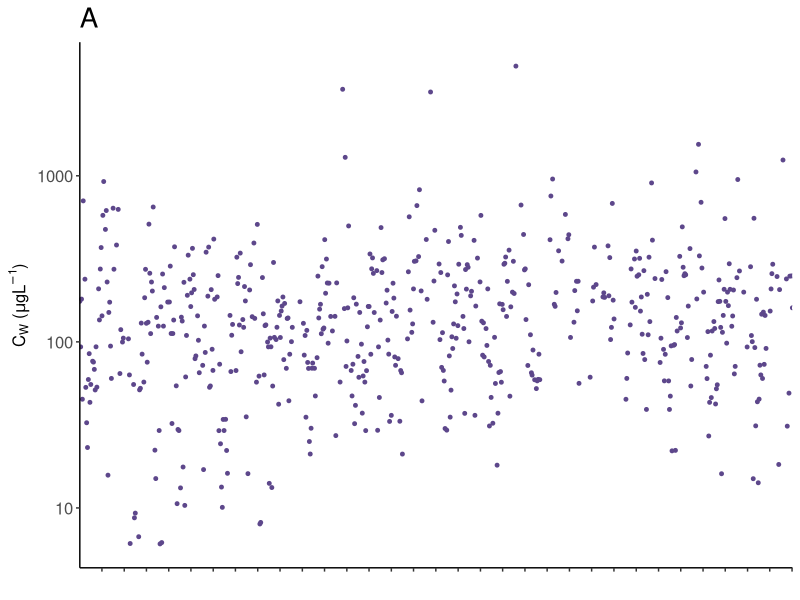
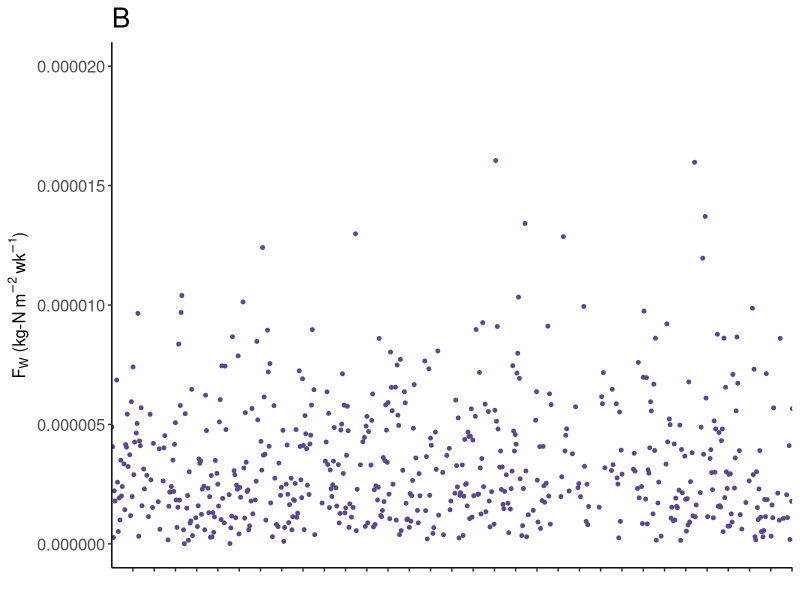
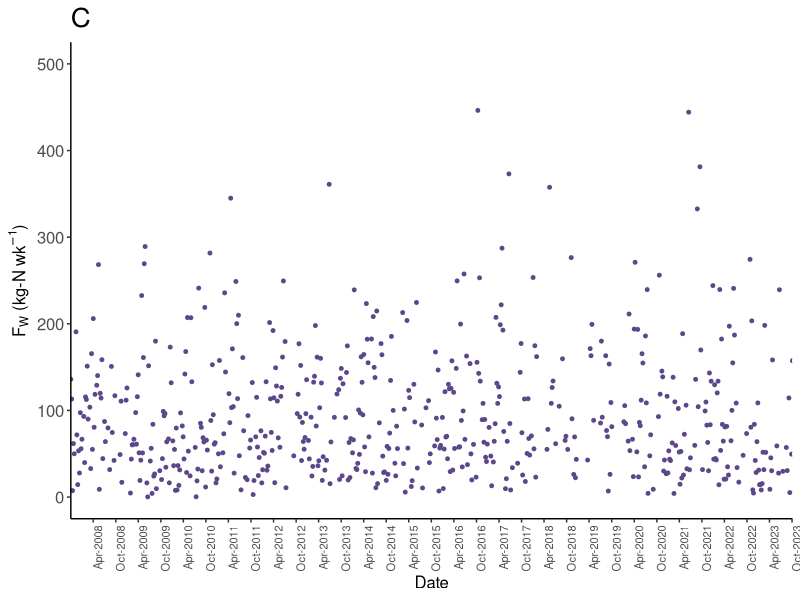

The R script that drew these images, in order: (Note: this script raises an error after producing the figures.)
# ==============================================================================
# Estimate wet nitrogen deposition to Lake McDonald
#
# Purpose:
#   Calculate weekly wet inorganic nitrogen deposition from NADP measurements
#   of nitrate (NO3) and ammonium (NH4), then scale deposition from the NADP
#   collection bucket to the surface area of Lake McDonald.
#
# Input:
#   0_data/NTN-mt05-W-s.csv
#
# Outputs:
#   2_incremental/Fw_N.csv
#
# Notes:
#   - NADP NO3 and NH4 concentrations are reported in mg/L.
#   - Concentrations are converted to mass of N using molecular-weight ratios.
#   - The original bucket-based calculation is retained.
#   - A simplified calculation is also retained as a check; bucket area
#     cancels when calculating deposition per unit area.
# ==============================================================================


# 0. Load packages -------------------------------------------------------------

library(ggplot2)
library(gridExtra)
library(lubridate)
library(dplyr)
library(patchwork)
library(scales)
library(here)

options(scipen = 999)


# 1. Define constants ----------------------------------------------------------

# Lake McDonald surface area (m2)
lake_area_m2 <- 27810670.1791

# NADP collection bucket area
# 678.9 cm2 = 0.06789 m2
bucket_area_cm2 <- 678.9
bucket_area_m2 <- 0.06789

# Atomic mass of nitrogen (mg N/mol)
N_molar_mass <- 14.00674

# Molecular masses
NO3_molar_mass <- 62.00494
NH4_molar_mass <- 18.03834


# 2. Read NADP data ------------------------------------------------------------

nadp <- read.csv(
  here(
    "0_data",
    "NTN-mt05-W-s.csv"
  ),
  header = TRUE,
  na.strings = ""
)


# 3. Format NADP collection dates ---------------------------------------------

# NADP collection dates are reported in Greenwich Mean Time (GMT).
# Convert dateOn and dateOff to POSIXct and express timestamps in UTC.

nadp$dateOn <- as.POSIXct(
  nadp$dateOn,
  format = "%m/%d/%Y %H:%M",
  tz = "GMT"
)

nadp$dateOn <- with_tz(
  nadp$dateOn,
  tzone = "UTC"
)

nadp$dateOff <- as.POSIXct(
  nadp$dateOff,
  format = "%m/%d/%Y %H:%M",
  tz = "GMT"
)

nadp$dateOff <- with_tz(
  nadp$dateOff,
  tzone = "UTC"
)

# 4. Round collection times and clean values ----------------------------------

# Round collection dates to the nearest hour.

nadp <- nadp %>%
  mutate(
    dateOn = round_date(
      dateOn,
      unit = "hour"
    ),
    dateOff = round_date(
      dateOff,
      unit = "hour"
    )
  )


# Replace NADP invalid-value code (-9) with NA.

nadp[nadp == -9] <- NA


# Convert relevant variables to numeric.

nadp$NH4 <- as.numeric(
  nadp$NH4
)

nadp$NO3 <- as.numeric(
  nadp$NO3
)

nadp$subppt <- as.numeric(
  nadp$subppt
)


# 5. Calculate precipitation volume collected --------------------------------

# Calculate the volume of precipitation collected by the NADP bucket.
#
#   Volume (L) =
#     precipitation depth (mm)
#     * 1 cm / 10 mm
#     * bucket area (cm2)
#     * 1 L / 1000 cm3

nadp$v_L <-
  (nadp$subppt / 10) *
  bucket_area_cm2 *
  (1 / 1000)


# 6. Calculate nitrogen mass in collected precipitation -----------------------

# Convert NO3 concentration to mass of N.
#
#   NO3-N mass (kg) =
#     NO3 concentration (mg/L)
#     * 14.00674 mg N / 62.00494 mg NO3
#     * sample volume (L)
#     * 1 kg / 1,000,000 mg

nadp$no3_kg <-
  (
    (
      nadp$NO3 *
        N_molar_mass /
        NO3_molar_mass
    ) *
      nadp$v_L *
      (1 / 1000000)
  )


# Convert NH4 concentration to mass of N.
#
#   NH4-N mass (kg) =
#     NH4 concentration (mg/L)
#     * 14.00674 mg N / 18.03834 mg NH4
#     * sample volume (L)
#     * 1 kg / 1,000,000 mg

nadp$nh4_kg <-
  (
    (
      nadp$NH4 *
        N_molar_mass /
        NH4_molar_mass
    ) *
      nadp$v_L *
      (1 / 1000000)
  )


# Total inorganic nitrogen deposited in the collection bucket.

nadp$tn_kg <-
  nadp$no3_kg +
  nadp$nh4_kg


# 7. Calculate nitrogen deposition per unit area ------------------------------

# Calculate deposition rate per square meter of bucket area.
#
#   deposition (kg-N/m2) =
#     N mass (kg) / bucket area (m2)

nadp$tn_m2 <-
  nadp$tn_kg /
  bucket_area_m2


# 8. Verify using simplified deposition equation ------------------------------

# The bucket area appears in both:
#
#   1. the precipitation-volume calculation, and
#   2. the denominator of the deposition-area calculation.
#
# Therefore, bucket area cancels and the calculation can be simplified.
#
# This alternative calculation is retained as a check against the
# bucket-based calculation above.

nadp$tn_kg_m2_alt <-
  (
    (
      nadp$NO3 *
        N_molar_mass /
        NO3_molar_mass
    ) *
      nadp$subppt *
      0.000001
  ) +
  (
    (
      nadp$NH4 *
        N_molar_mass /
        NH4_molar_mass
    ) *
      nadp$subppt *
      0.000001
  )


# 9. Scale wet nitrogen deposition to Lake McDonald ---------------------------

# Scale deposition per unit area to the surface area of Lake McDonald:
#
#   TN wet deposition (kg-N) =
#     deposition (kg-N/m2) * lake area (m2)

nadp <- nadp %>%
  mutate(
    TN_wet_kg =
      tn_kg_m2_alt *
      lake_area_m2
  )


# 10. Restrict record to study period -----------------------------------------

nadp <- nadp %>%
  filter(
    dateOff >= as.POSIXct(
      "2007-10-02 15:00:00",
      tz = "UTC"
    ) &
      dateOff <= as.POSIXct(
        "2023-10-03 19:00:00",
        tz = "UTC"
      )
  )


# 11. Plot wet nitrogen concentration -----------------------------------------

ggplot(
  data = nadp,
  aes(
    x = dateOff,
    y = (NO3 + NH4 * 1000)
  )
) +
  geom_point(
    size = 1,
    color = "mediumpurple4"
  ) +
  theme_classic() +
  labs(
    title = "A",
    x = "",
    y = expression(
      C[W] * " (" * mu * g * L^-1 * ")"
    )
  ) +
  scale_x_datetime(
    date_breaks = "6 months",
    date_labels = "%b-%Y",
    expand = c(0, 0)
  ) +
  theme(
    axis.title = element_text(size = 12),
    axis.text.y = element_text(size = 12),
    axis.text.x = element_blank(),
    plot.title = element_text(size = 20)
  ) +
  scale_y_continuous(
    limits = c(
      0,
      5000
    ),
    labels = scales::comma
  ) +
  scale_y_log10()


# 12. Plot wet nitrogen deposition per unit area ------------------------------

ggplot(
  data = nadp,
  aes(
    x = dateOff,
    y = tn_m2
  )
) +
  geom_point(
    size = 1,
    color = "mediumpurple4"
  ) +
  theme_classic() +
  labs(
    title = "B",
    x = "",
    y = expression(
      F[W] * " (" * kg * "-" * N ~ m^-2 ~ wk^-1 * ")"
    )
  ) +
  scale_x_datetime(
    date_breaks = "6 months",
    date_labels = "%b-%Y",
    expand = c(0, 0)
  ) +
  theme(
    axis.title = element_text(size = 12),
    axis.text.y = element_text(size = 12),
    axis.text.x = element_blank(),
    plot.title = element_text(size = 20)
  ) +
  scale_y_continuous(
    limits = c(
      0,
      0.000015
    ),
    labels = scales::comma
  ) +
  ylim(
    0,
    0.00002
  )



# 13. Plot wet nitrogen deposition to Lake McDonald ---------------------------

ggplot(
  data = nadp,
  aes(
    x = dateOff,
    y = TN_wet_kg
  )
) +
  geom_point(
    size = 1,
    color = "mediumpurple4"
  ) +
  theme_classic() +
  labs(
    title = "C",
    x = "Date",
    y = expression(
      F[W] * " (" * kg * "-" * N ~ wk^-1 * ")"
    )
  ) +
  scale_x_datetime(
    date_breaks = "6 months",
    date_labels = "%b-%Y",
    expand = c(0, 0)
  ) +
  theme(
    axis.title = element_text(size = 12),
    axis.text.y = element_text(size = 12),
    axis.text.x = element_text(
      size = 8,
      angle = 90,
      hjust = 1
    ),
    plot.title = element_text(size = 20)
  ) +
  scale_y_continuous(
    limits = c(
      0,
      500
    ),
    labels = scales::comma
  )

# 14. Retain variables used in nutrient budget --------------------------------

nadp <- nadp %>%
  select(
    dateOn,
    dateOff,
    TN_wet_kg
  )


# 15. Save processed wet nitrogen deposition data -----------------------------

write.csv(
  nadp,
  here(
    "2_incremental",
    "Fw_N.csv"
  ),
  row.names = FALSE
)
